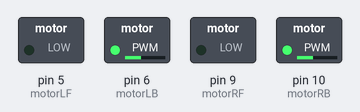
Recording of a sketch running on a simulated Arduino Uno, built with avr-gcc and run on an emulated ATmega328P. Shown: switched loads named in the sketch (green lamp = pin HIGH).

Above: at 0.1 s.
Timing chart, 0 to 1.6 s (numbered marks = the images above):
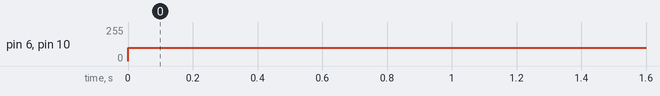

Measured:
- by itself, pin 6 (motorLB), pin 10 (motorRB): 0/255 → 100/255 at 0.00 s

The sketch:

DC_motor.ino
```cpp
const int motorLF = 5; //left motor forward  if high
const int motorLB = 6; //left motor backward if high
const int motorRF = 9; //right motor forward if high
const int motorRB = 10; //right motoe backward if high

void setup() {
  pinMode (motorLF, OUTPUT);
  pinMode (motorLB, OUTPUT);
  pinMode (motorRF, OUTPUT);
  pinMode (motorRB, OUTPUT);

}

void loop() {
//bounus
//
  analogWrite(motorLF, 0);
  analogWrite(motorLB, 100);
  analogWrite(motorRF, 0);
  analogWrite(motorRB, 100);

}
```
